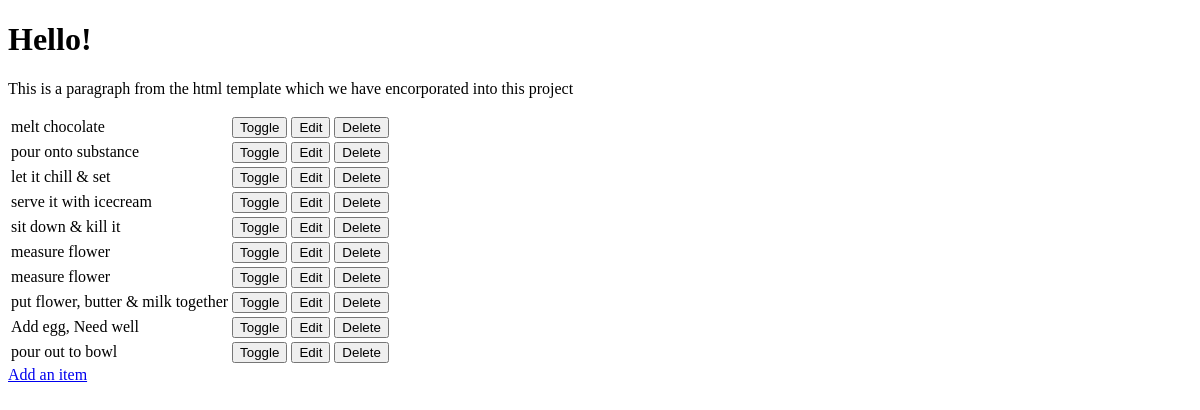
Before: / with the older database file.
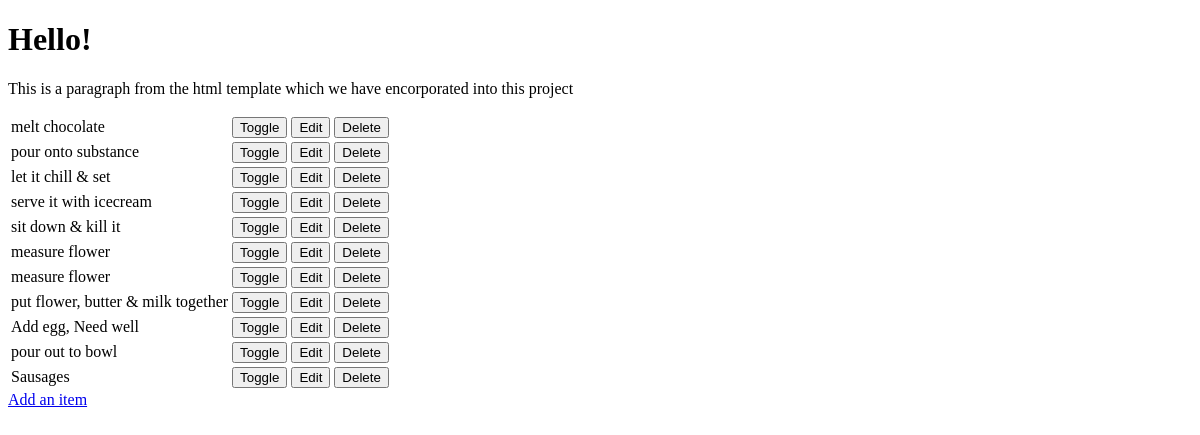
After: the same page with the newer database file.
### recipe/models.py (models this page shows, shortened)
class item(models.Model):
    name = models.CharField(max_length=50, null=False, blank=False)
    done = models.BooleanField(null=False, blank=False, default=False)

### recipe/views.py (the view)
# urls.py: path('', views.show_recipe_list, name="recipe_list"),   # This is our home page that will display automatically.
def show_recipe_list(request):
    items = item.objects.all()
    context = {
        'items': items
    }
    return render(request, 'recipe/recipe_list.html', context)

### recipe/templates/recipe/recipe_list.html (shortened to what this page needs)
<!DOCTYPE html>
<html lang="en">
<head>
</head>
<body>
    <h1>Hello!</h1>
    <p>This is a paragraph from the html template which we have encorporated into this project</p>
    <table>
        {% for item in items %}
            <tr>
                {% if item.done %}
                    <td><strike>{{ item.name }}</strike></td>
                {% else %}
                    <td>{{ item.name }}</td>
                {% endif %}
                <td>
                    <a href="/toggle/{{ item.id }}">
                        <button>Toggle</button>
                    </a>
                </td>
                <td>
                    <a href="/edit/{{ item.id }}">
                        <button>Edit</button>
                    </a>
                </td>
                <td>
                    <a href="/delete/{{ item.id }}">
                        <button>Delete</button>
                    </a>
                </td>
            </tr>
        {% empty %}
            <tr><td>you have nothing to do.</td></tr>
        {% endfor %}
    </table>
        <a href="/add">Add an item</a>
</body>
</html>

Changed rows visible on the page:
added item: name "Sausages"
